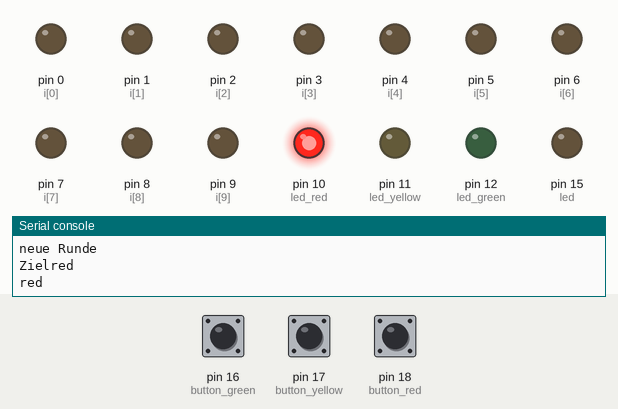
Simulated run of this program. Board: MicroPython board. Shown: output pins drawn as LEDs (lit = HIGH), the last lines printed to the serial console. The inputs (shaded band) are chosen by the test bench; at power-on: pin 16 (button_green) LOW, pin 17 (button_yellow) LOW, pin 18 (button_red) LOW. Random numbers come from a fixed seed.

Above: at 1.2 s.
1.3 s: pin 16 (button_green) pulled HIGH for 3.2 s
At 3.4 s:
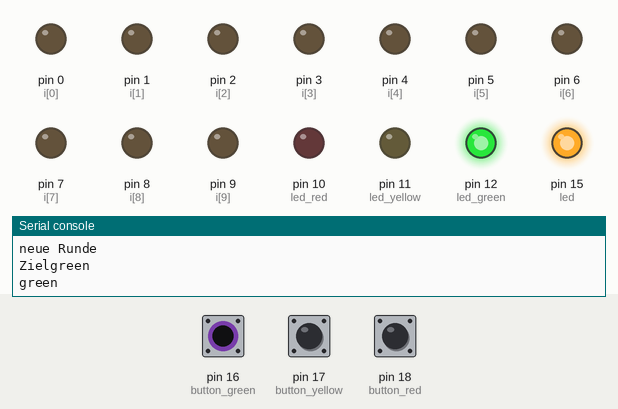
6.0 s: pin 17 (button_yellow) pulled HIGH for 3.2 s
At 9.2 s:
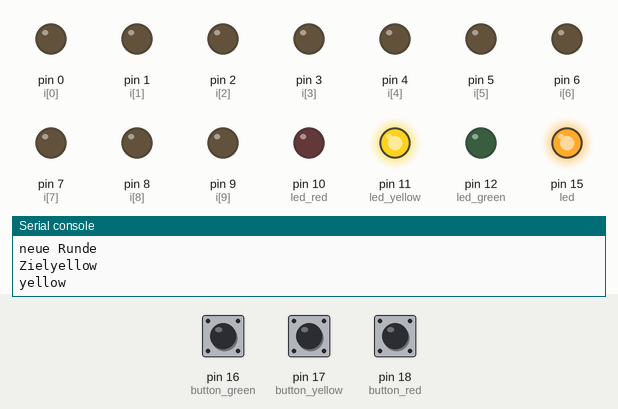
11.9 s: pin 18 (button_red) pulled HIGH for 0.55 s
At 13.3 s:
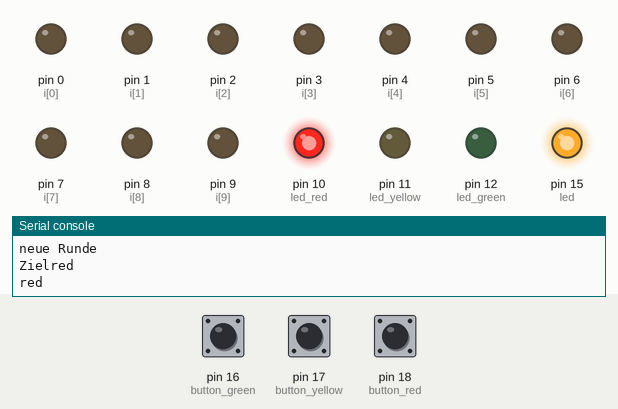
13.9 s: pin 18 (button_red) pulled HIGH for 1 s
At 20.9 s:
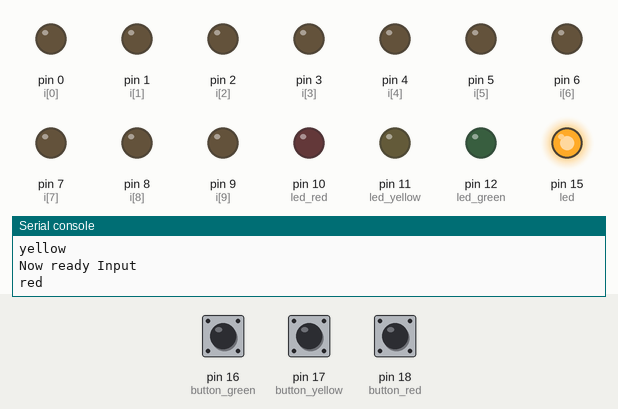
Timing chart, 0 to 21.9 s (numbered marks = the images above; inputs shaded):
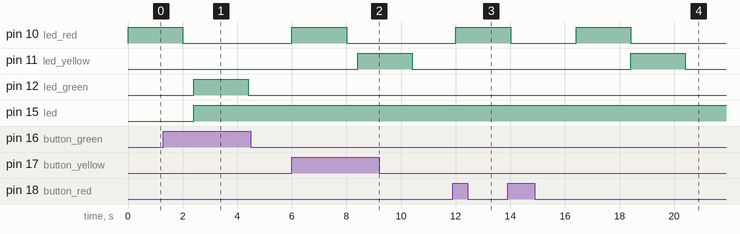

The program:

Variante_Jo.py
```python
import machine
import utime

for i in range(28):
    machine.Pin(i,machine.Pin.OUT).value(0)

led_red = machine.Pin(10,machine.Pin.OUT)
led_yellow = machine.Pin(11,machine.Pin.OUT)
led_green = machine.Pin(12,machine.Pin.OUT)
button_red = machine.Pin(18,machine.Pin.IN)
button_yellow = machine.Pin(17,machine.Pin.IN)
button_green = machine.Pin(16,machine.Pin.IN)
led = machine.Pin(15,machine.Pin.OUT)

import random

kombination=[]
punkte=0

def getNextToRemember():
    global kombination
    randomNumber=random.randint(0,2)
    color=['red','yellow','green']
    kombination.append(color[randomNumber])
    print("Ziel"+color[randomNumber])

def getPressedKey():
    while True:
        utime.sleep(0.4)
        if button_red.value(): return 'red'
        if button_yellow.value(): return 'yellow'
        if button_green.value(): return 'green'

def askForKombination():
    global kombination
    global punkte
    index=0
    for color in kombination:
        print(color)
        if color == 'red':
            led_red.value(1)
            utime.sleep(2)
            led_red.value(0)
        if color == 'yellow':
            led_yellow.value(1)
            utime.sleep(2)
            led_yellow.value(0)
        if color == 'green':
            led_green.value(1)
            utime.sleep(2)
            led_green.value(0)
    print("Now ready Input")
    #while len(kombination) > index:
    for wert in kombination:
        print(wert)
        eingabe=getPressedKey()
        print('Kombination:' +wert)
        print('Eingabe:' + eingabe)
        if wert==eingabe:
            punkte += 1
            index += 1
            print("Korrektx")
            utime.sleep(2)
        else:
            led.value(1)
            kombination=[]
            punkte=0
            return 0
            print("Ende")
    return punkte

while True:
    print("neue Runde")
    getNextToRemember()
    askForKombination()
    
```

Measured:
- after the input at 1.3 s, pin 12 (led_green): LOW → HIGH after 1.1 s, → LOW 2.0 s later; pin 15 (led): LOW → HIGH after 1.1 s
- after the input at 6.0 s, pin 10 (led_red): LOW → HIGH at once, → LOW 2.0 s later; pin 11 (led_yellow): LOW → HIGH after 2.4 s, → LOW 2.0 s later
- after the input at 11.9 s, pin 10 (led_red): LOW → HIGH after 0.11 s
- after the input at 13.9 s, pin 11 (led_yellow): LOW → HIGH after 4.5 s, → LOW 2.0 s later
